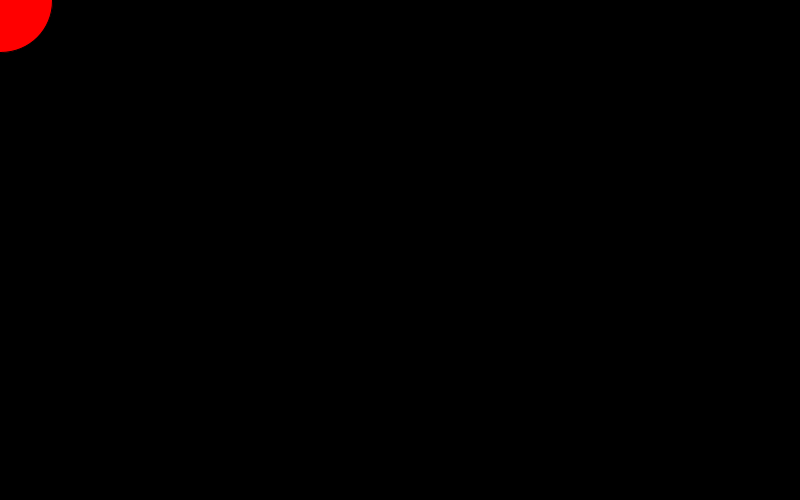
Frame 1 (no input)
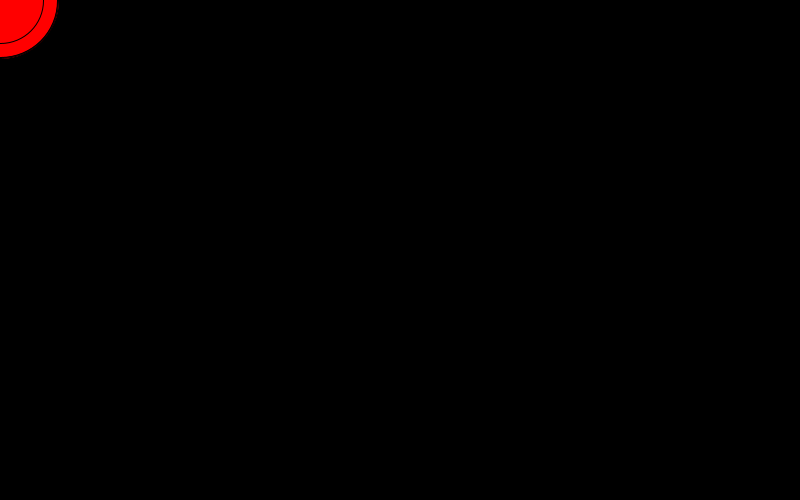
Frame 60 (the mouse pressed at the canvas centre just before this capture)
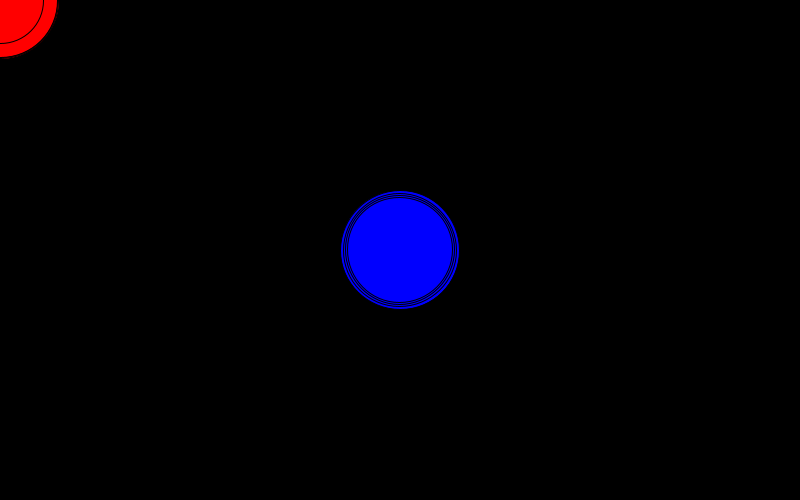
Frame 120 (the mouse held since frame 60 and released just before this capture)

The Processing sketch that drew these frames (run headless with seeded random() and noise(); from frame 60 on, the mouse is pressed at the canvas centre):

// Processing sketch: Basics_6_random
// ── Basics_6_random.pde
float size = 100;
int x, y;

void setup() {
  // Put your setup code here, to run once:
  size(800, 500);

  //Set the background to RGB Black in setup, so the background does not refresh
  background(0);
}

void draw() {
  // Put your main code here, to run repeatedly:

  //background(0);

  x = mouseX;
  y = mouseY;

  if (x < width/2) {
    fill(255, 0, 0);
  } else {
    fill(0, 0, 255);
  }

  //Set upper an lower limit variables for our random size variable
  float minimumSize = 80;
  float maximumSize = 120;

  //Randomize the size of the ellipse within a given interval
  size = random(minimumSize, maximumSize);

  //Draw the ellipse
  ellipse(x, y, size, size);
}
